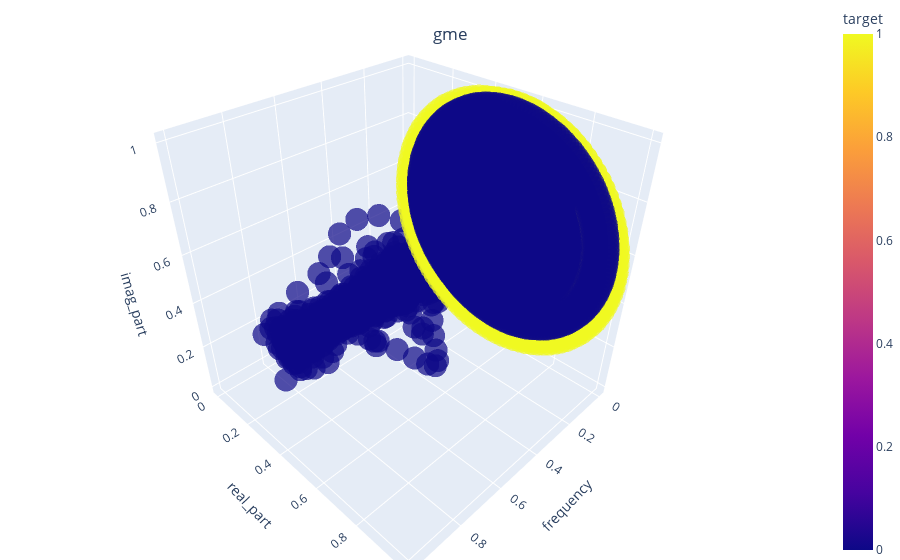

The notebook cell saved with this chart:
### Markdown cell above
### 3D Visualizations

### Code cell
stock_name = 'gme'
plot_against = 'frequency'
hue_var = 'target'

plot3d_dataset(manip_features[stock_name]['features'], stock_name, plot_against, hue_var)

### Figure 1 — Plotly figure (JSON) as saved in the notebook; plotly's stock layout.template omitted (floating-point values rounded to 4 significant figures; data arrays with more than 128 entries replaced by an {"elided": "..."} marker saying what was removed)
{"data": [{"hovertemplate": "frequency=%{x}<br>real_part=%{y}<br>imag_part=%{z}<br>target=%{marker.color}<extra></extra>", "legendgroup": "", "marker": {"color": {"elided": "35280 int values"}, "coloraxis": "coloraxis", "opacity": 0.7, "symbol": "circle"}, "mode": "markers", "name": "", "scene": "scene", "showlegend": false, "type": "scatter3d", "x": {"elided": "35280 float values"}, "y": {"elided": "35280 float values"}, "z": {"elided": "35280 float values"}}], "layout": {"coloraxis": {"colorbar": {"title": {"text": "target"}}, "colorscale": [[0, "#0d0887"], [0.1111, "#46039f"], [0.2222, "#7201a8"], [0.3333, "#9c179e"], [0.4444, "#bd3786"], [0.5556, "#d8576b"], [0.6667, "#ed7953"], [0.7778, "#fb9f3a"], [0.8889, "#fdca26"], [1, "#f0f921"]]}, "legend": {"tracegroupgap": 0}, "margin": {"b": 0, "l": 0, "r": 0, "t": 0}, "scene": {"domain": {"x": [0, 1], "y": [0, 1]}, "xaxis": {"title": {"text": "frequency"}}, "yaxis": {"title": {"text": "real_part"}}, "zaxis": {"title": {"text": "imag_part"}}}, "title": {"text": "gme", "x": 0.5, "xanchor": "center", "y": 0.95, "yanchor": "top"}}}
